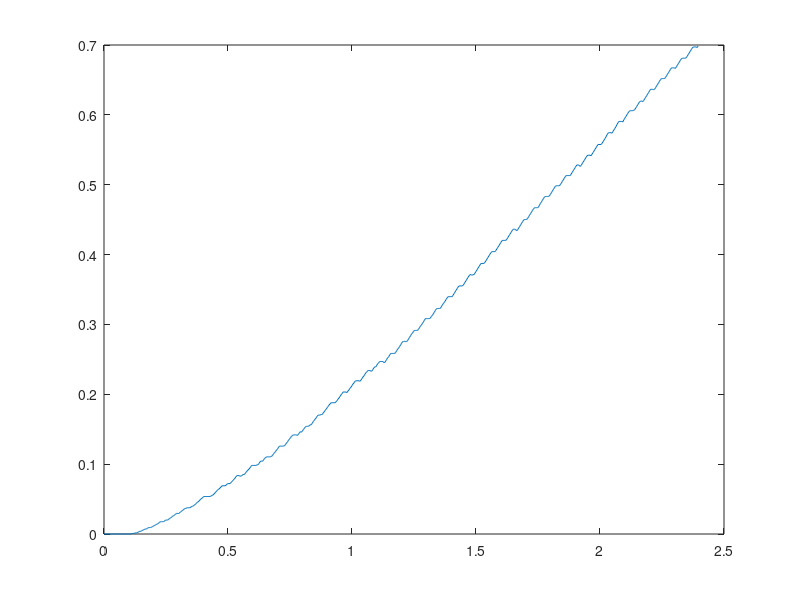

MATLAB code to generate this figure:
x = csvread('angularV.csv');
x = x(:,2);
for i = 1:size(x)
    if(x(i) == 0)
        x(i) = 8192;
    end
end
x = x(1:600);
t = 0:0.004:(0.004 * 599);
x = -x;
minX = min(x);
x = (x - minX);
x = (x / 4096) * 3.1415926;

plot(t, x)
% v = dSmooth(x, 5);
% plot(v);
% hold on;
% plot(x);
